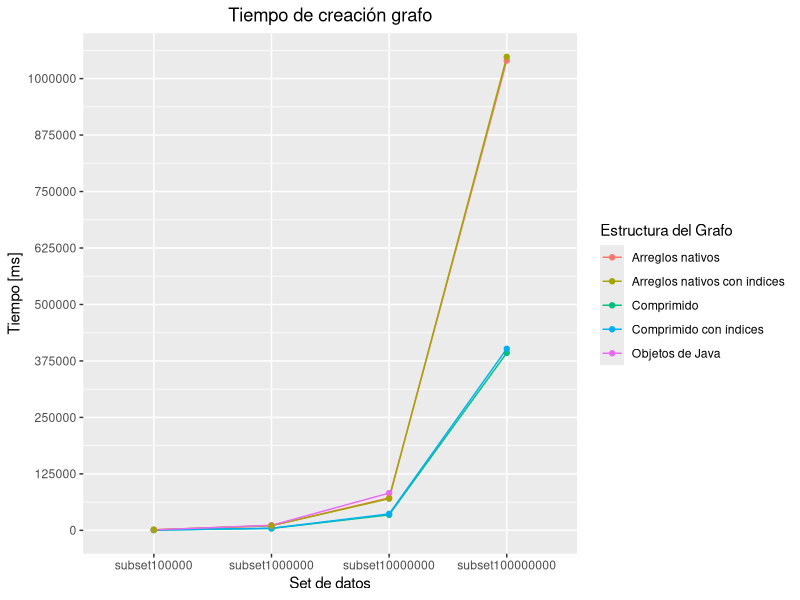
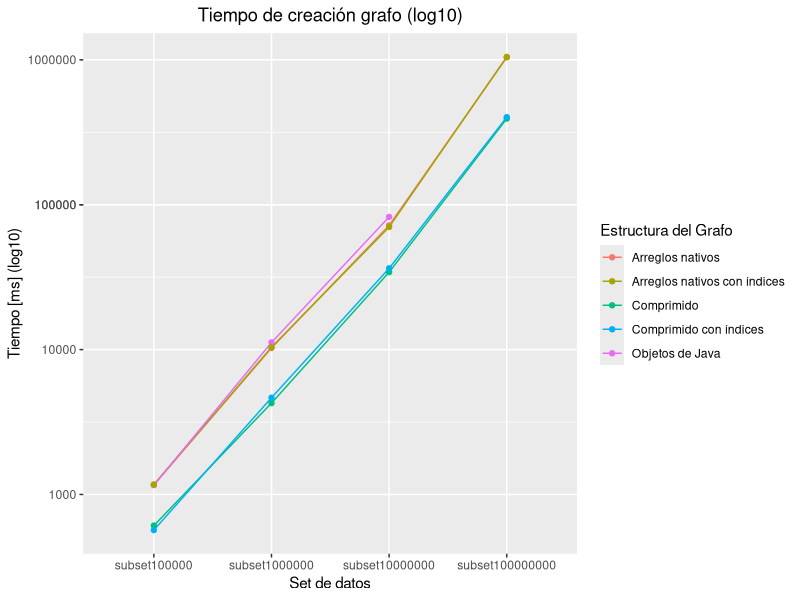
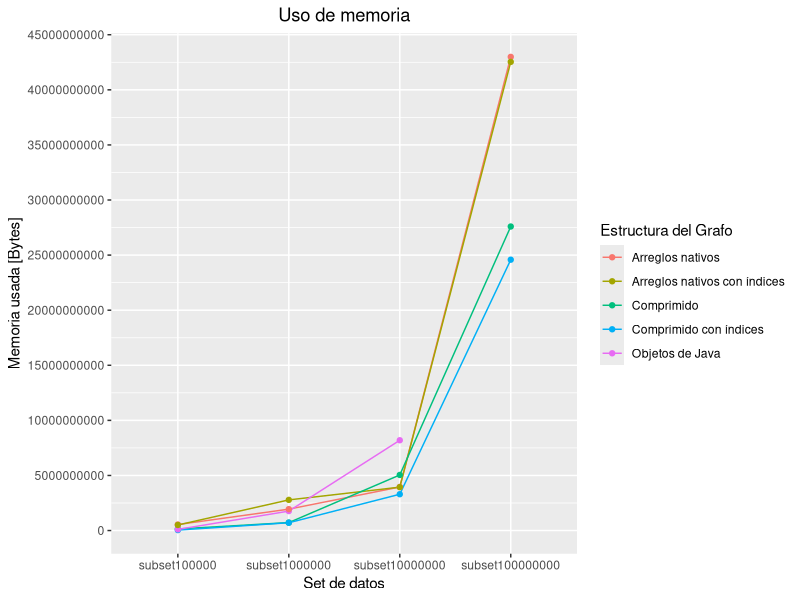
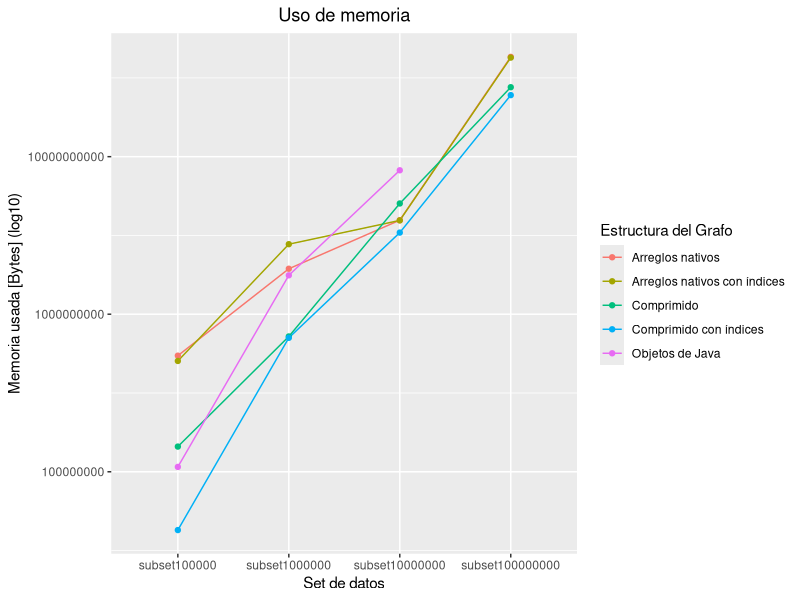
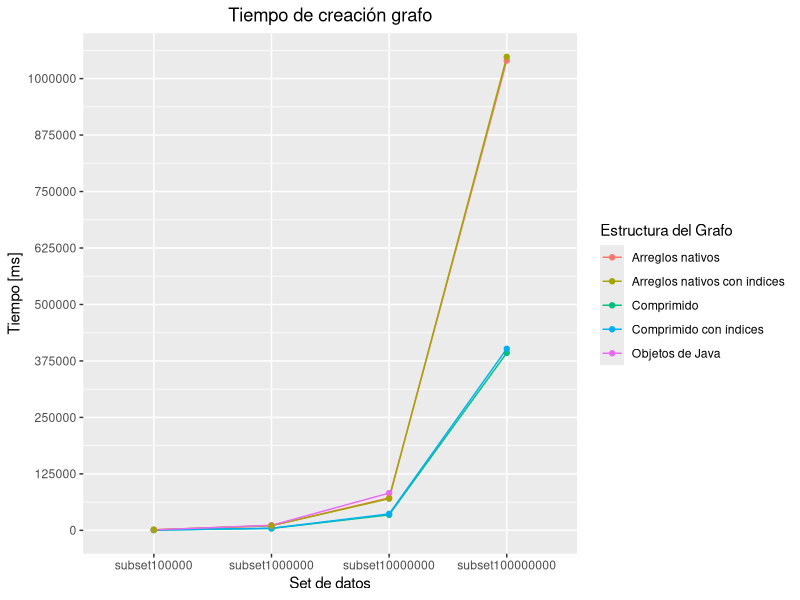
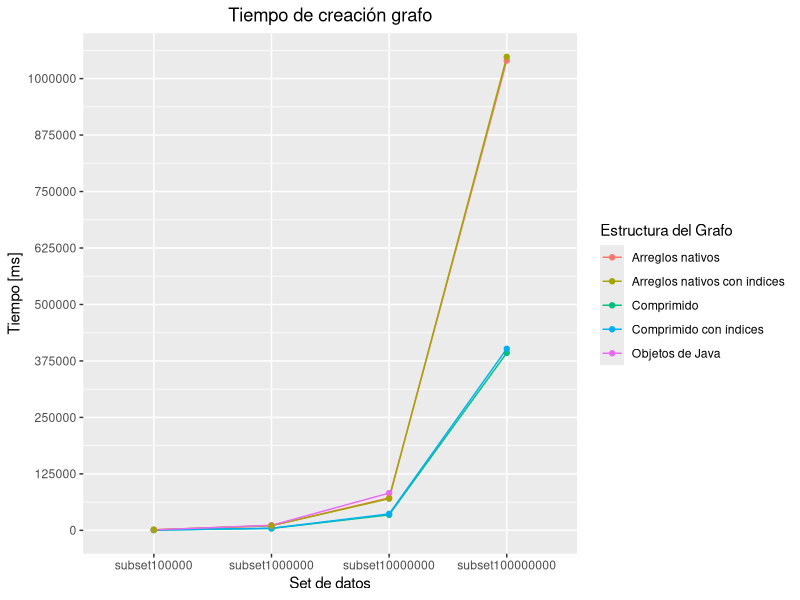
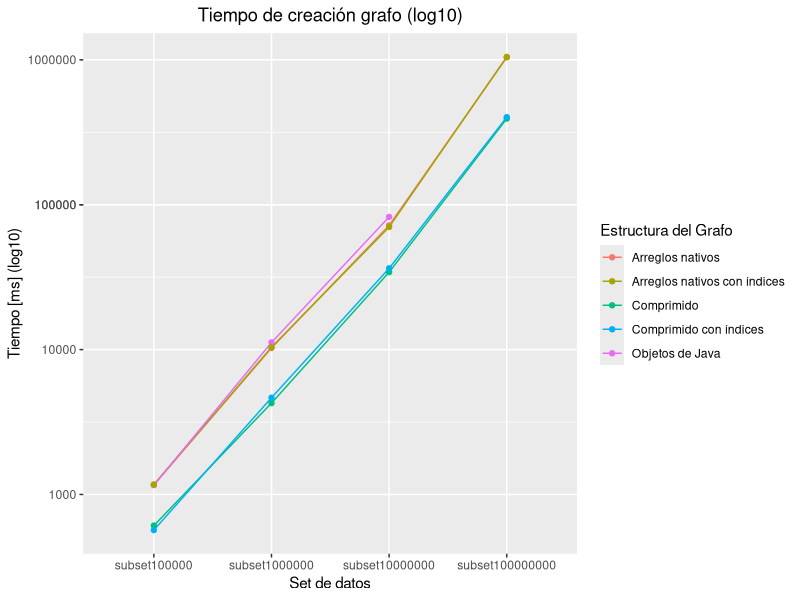
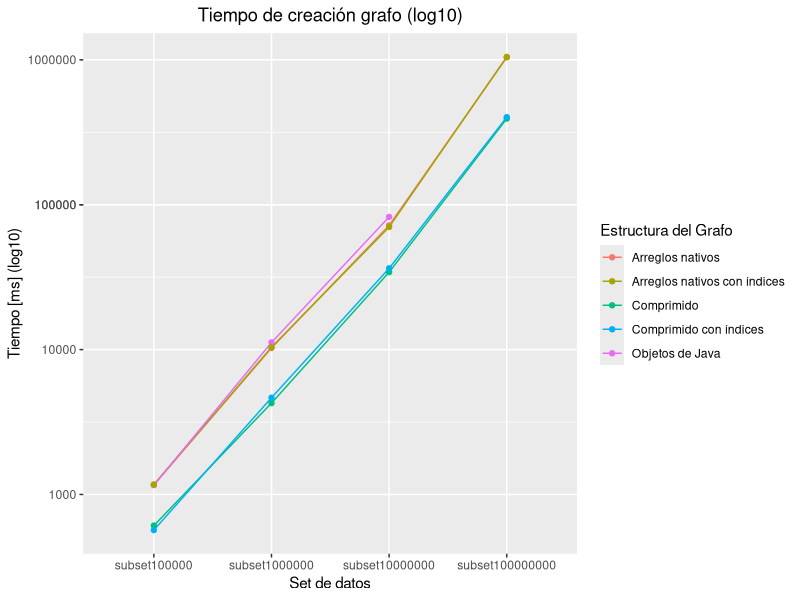

Here is the R script that generated these plots, in order:
## ---- chunk 1
library(ggplot2)
## ---- chunk 2
dataCreacion <- read.csv("datos/sizeNano.csv", sep = ";")
## ---- chunk 3
options(scipen = 999)
dataCreacion$Estructura[dataCreacion$Estructura == "graphGt"] <- "Objetos de Java"
dataCreacion$Estructura[dataCreacion$Estructura == "graphComp"] <- "Comprimido con índices"
dataCreacion$Estructura[dataCreacion$Estructura == "graphCompDense"] <- "Comprimido"
dataCreacion$Estructura[dataCreacion$Estructura == "graphNativeFull"] <- "Arreglos nativos con índices"
dataCreacion$Estructura[dataCreacion$Estructura == "graphNativeFullDense"] <- "Arreglos nativos"

dataCreacion = dataCreacion[dataCreacion$Estructura !='graphNative',]
## ---- chunk 4
ggplot(dataCreacion, aes(x=SetDatos, y=TiempoCreacion, color=Estructura,group=Estructura)) + # fill=Estructura

  geom_line(size=0.5) + geom_point() +

  labs(title= "Tiempo de creación grafo",
       color = "Estructura del Grafo",
       y = "Tiempo [ms]",
       x = "Set de datos") +

  theme(plot.title = element_text(hjust = 0.5)) +
  scale_y_continuous(breaks = c(0,125000,250000,375000,500000,625000,750000,875000,1000000))
# c(1000, 1000000, 1000000000)

ggsave(plot = last_plot(), filename = "export/4_TiempoCreacion.png", width=8, height=5, dpi=300)
ggsave(plot = last_plot(), filename = "export/4_TiempoCreacion.pdf", width=8, height=5, dpi=300)
# width=4, height=4, dpi=300
## ---- chunk 5
ggplot(dataCreacion, aes(x=SetDatos, y=TiempoCreacion, color=Estructura,group=Estructura)) + # fill=Estructura

  geom_line(size=0.5) + geom_point() +

  labs(title= "Tiempo de creación grafo (log10)",
       color = "Estructura del Grafo",
       y = "Tiempo [ms] (log10)",
       x = "Set de datos") +

  theme(plot.title = element_text(hjust = 0.5)) +
  scale_y_continuous(trans='log10', breaks = c(0,10,100,1000,10000,100000,1000000,100000))
# c(1000, 1000000, 1000000000)

ggsave(plot = last_plot(), filename = "export/4_TiempoCreacionLog.png", width=8, height=5, dpi=300)
ggsave(plot = last_plot(), filename = "export/4_TiempoCreacionLog.pdf", width=8, height=5, dpi=300)
# width=4, height=4, dpi=300
## ---- chunk 6
ggplot(dataCreacion, aes(x=SetDatos, y=UsoMemoria, color=Estructura, group=Estructura)) + # fill=Estructura

  geom_line() + geom_point() +

  labs(title= "Uso de memoria",
       color = "Estructura del Grafo",
       y = "Memoria usada [Bytes]",
       x = "Set de datos") +

  theme(plot.title = element_text(hjust = 0.5)) +
  scale_y_continuous(breaks = c(0,5000000000,10000000000,15000000000,20000000000,25000000000,30000000000,35000000000,40000000000,45000000000))
# c(1000, 1000000, 1000000000)

ggsave(plot = last_plot(), filename = "export/4_UsoMemoria.png", width=8, height=5, dpi=300)
ggsave(plot = last_plot(), filename = "export/4_UsoMemoria.pdf", width=8, height=5, dpi=300)
# width=4, height=4, dpi=300
## ---- chunk 7
ggplot(dataCreacion, aes(x=SetDatos, y=UsoMemoria, color=Estructura, group=Estructura)) + # fill=Estructura

  geom_line() + geom_point() +

  labs(title= "Uso de memoria",
       color = "Estructura del Grafo",
       y = "Memoria usada [Bytes] (log10)",
       x = "Set de datos") +

  theme(plot.title = element_text(hjust = 0.5)) +
  scale_y_continuous(trans='log10', breaks = c(0,1,10,100,1000,10000,100000, 1000000, 10000000, 100000000, 1000000000, 10000000000, 100000000000, 1000000000000))
# c(1000, 1000000, 1000000000)

ggsave(plot = last_plot(), filename = "export/4_UsoMemoriaLog.png", width=8, height=5, dpi=300)
ggsave(plot = last_plot(), filename = "export/4_UsoMemoriaLog.pdf", width=8, height=5, dpi=300)
# width=4, height=4, dpi=300
